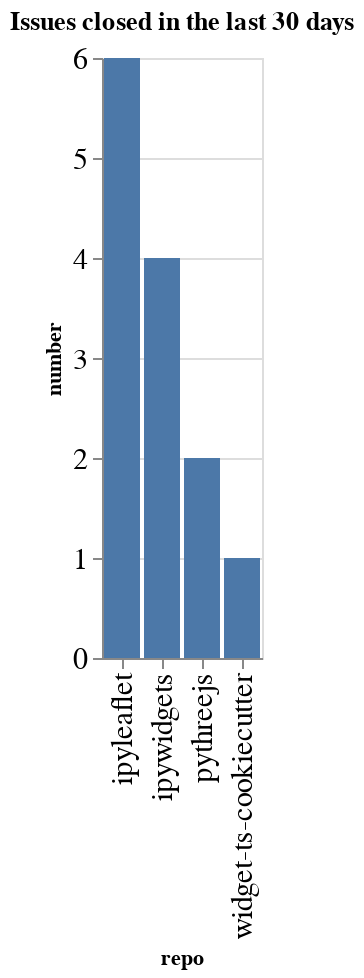

Source (notebook cell):
### Code cell
closed_counts = closed.groupby(['org', 'repo']).count()['number'].reset_index()
closed_counts['org/repo'] = closed_counts.apply(lambda a: a['org'] + '/' + a['repo'], axis=1)
sorted_vals = closed_counts.sort_values(['number'], ascending=False)['repo'].values
alt.Chart(data=closed_counts, title=f"Issues closed in the last {n_days} days").mark_bar().encode(
    x=alt.X('repo', sort=alt.Sort(sorted_vals.tolist())),
    y='number',
)

### Figure 1 — Vega-Lite specification as saved in the notebook (floating-point values rounded to 4 significant figures)
{"config": {"axisLeft": {"labelFontSize": 15}, "axisBottom": {"labelFontSize": 15}}, "data": {"name": "data-36f824f927d2402b5b47d4df6a882839"}, "mark": "bar", "encoding": {"x": {"type": "nominal", "field": "repo", "sort": ["ipyleaflet", "ipywidgets", "pythreejs", "widget-ts-cookiecutter"]}, "y": {"type": "quantitative", "field": "number"}}, "title": "Issues closed in the last 30 days", "$schema": "https://vega.github.io/schema/vega-lite/v4.0.2.json", "datasets": {"data-36f824f927d2402b5b47d4df6a882839": [{"org": "jupyter-widgets", "repo": "ipyleaflet", "number": 6, "org/repo": "jupyter-widgets/ipyleaflet"}, {"org": "jupyter-widgets", "repo": "ipywidgets", "number": 4, "org/repo": "jupyter-widgets/ipywidgets"}, {"org": "jupyter-widgets", "repo": "pythreejs", "number": 2, "org/repo": "jupyter-widgets/pythreejs"}, {"org": "jupyter-widgets", "repo": "widget-ts-cookiecutter", "number": 1, "org/repo": "jupyter-widgets/widget-ts-cookiecutter"}]}}
